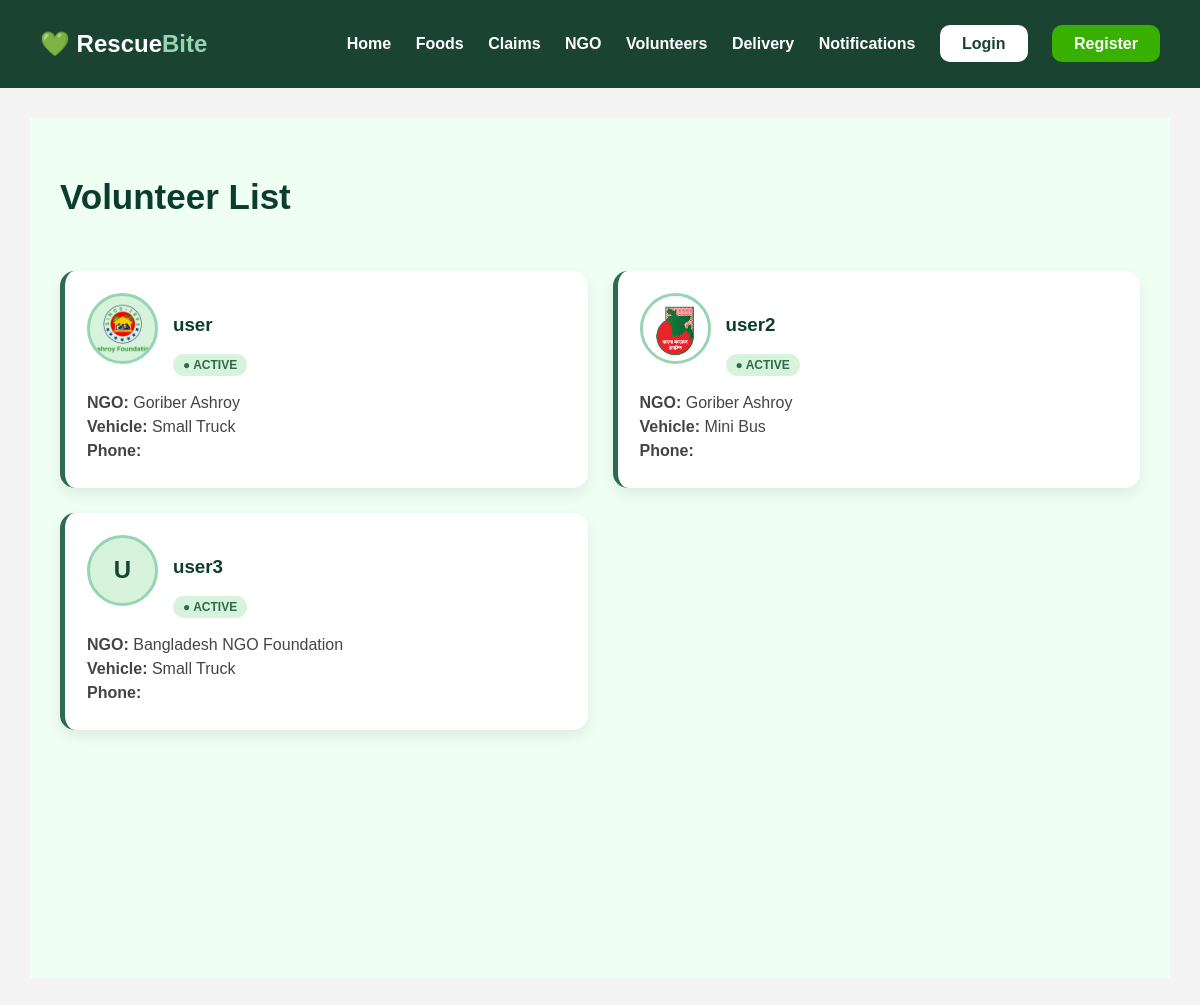
The app's page /ngo/volunteers/, older data.
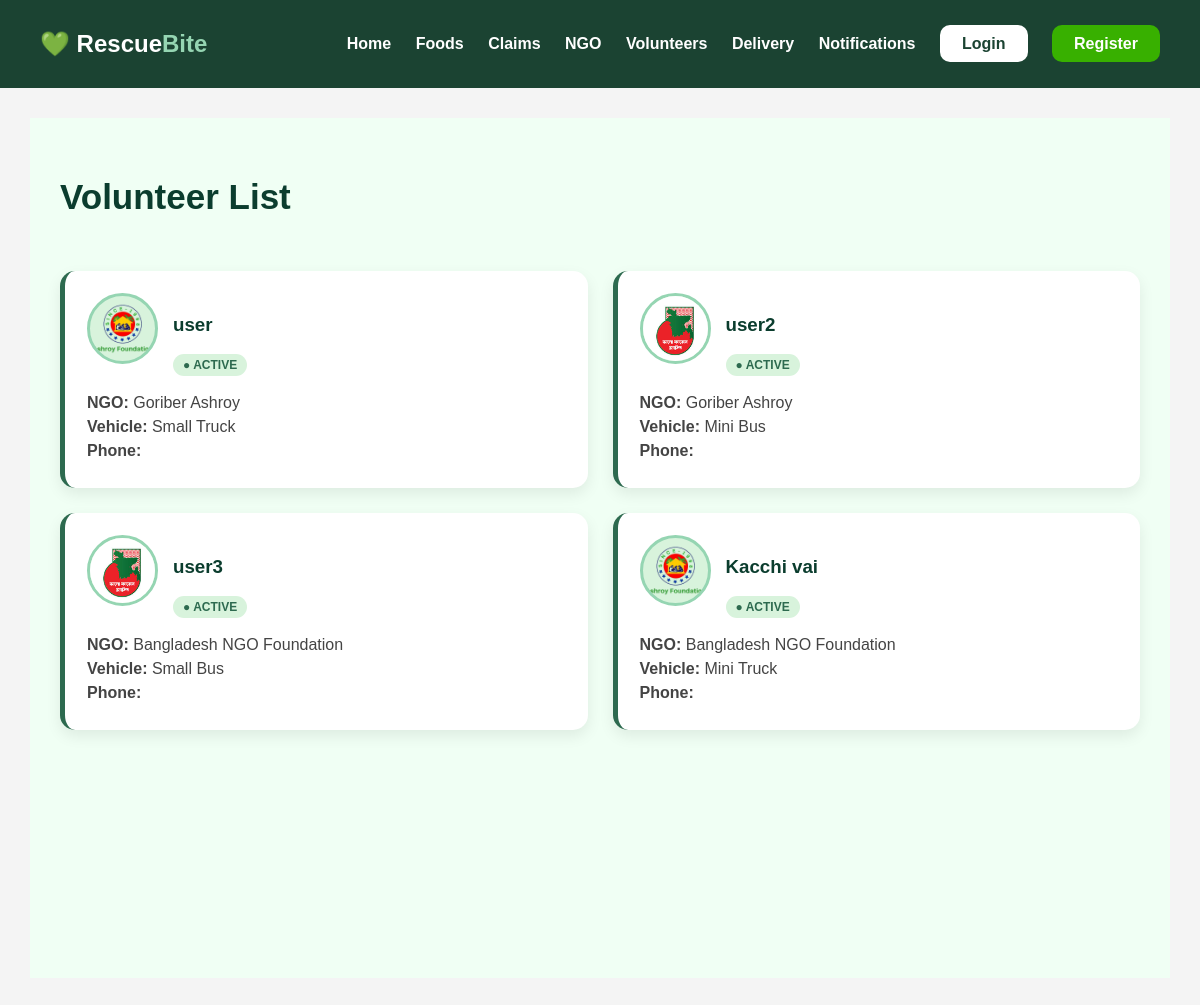
The same page, newer data.
### ngo/models.py (models this page shows, shortened)
class Volunteer(models.Model):
    user = models.OneToOneField(User,
                                on_delete=models.CASCADE)
    ngo = models.ForeignKey(NGO,
                            on_delete=models.CASCADE)
    vehicle = models.CharField(max_length=100)
    image = models.ImageField(upload_to='volunteer_images/', null=True, blank=True)

class NGO(models.Model):
    user = models.OneToOneField(User,
                                on_delete=models.CASCADE)
    ngo_name = models.CharField(max_length=100)

### ngo/views.py (the view)
def volunteer_list(request):
    volunteers = Volunteer.objects.all()
    return render(request,
                  'ngo/volunteer_list.html',
                  {'volunteers': volunteers})

### ngo/templates/ngo/volunteer_list.html (shortened to what this page needs)
{% extends 'base.html' %}
{% load static %}
{% block content %}
<div class="volunteer-page">
    <div class="volunteer-header">
        <h2>Volunteer List</h2>
    </div>
    <div class="volunteer-grid">
        {% for volunteer in volunteers %}
        <div class="volunteer-card">
            <div style="display:flex; align-items:center; gap:15px; margin-bottom:15px;">
                <div class="avatar">
                    {% if volunteer.image %}
                        <img src="{{ volunteer.image.url }}" alt="profile">
                    {% else %}
                        {{ volunteer.user.username|first|upper }}
                    {% endif %}
                </div>
                <div>
                    <h3>{{ volunteer.user.username }}</h3>
                    <span class="status">● ACTIVE</span>
                </div>
            </div>
            <p><b>NGO:</b> {{ volunteer.ngo.ngo_name }}</p>
            <p><b>Vehicle:</b> {{ volunteer.vehicle }}</p>
            <p><b>Phone:</b> {{ volunteer.phone }}</p>
        </div>
        {% empty %}
        <p style="text-align:center; width:100%;">
            No volunteers available.
        </p>
        {% endfor %}
    </div>
</div>
{% endblock %}

### rescuebiteapp/templates/base.html (shortened to what this page needs)
{% load static %}
<!DOCTYPE html>
<html>
<head>
    <link rel="stylesheet" href="{% static 'css/style.css' %}">
</head>
<body>
<div class="navbar">
    <h2 class="logo">
        💚 Rescue<span>Bite</span>
    </h2>
    <div class="nav-links">
        <a href="/">Home</a>
        <a href="/donation/foods/">Foods</a>
        <a href="/donation/claims/">Claims</a>
        <a href="/ngo/ngos/">NGO</a>
        <a href="/ngo/volunteers/">Volunteers</a>
        <a href="/delivery/deliveries/">Delivery</a>
        <a href="/notifications/">Notifications</a>
        <a href="/login/" class="login-btn">Login</a>
        <a href="/register/" class="register-btn">Register</a>
    </div>
</div>
<div class="{% if request.path == '/dashboard/' %}dashboard-page{% else %}container{% endif %}">
    {% block content %}
    {% endblock %}
</div>
</body>
</html>

### static/css/style.css (style rules this page uses)
body { margin:0; font-family:Arial; background:#f4f4f4; }
.navbar { background:#1b4332; padding:10px 40px; display:flex; justify-content:space-between; align-items:center; }
.logo { font-size:24px; color:white; font-weight:bold; }
.logo span { color:#95d5b2; }
.nav-links a { color:white; text-decoration:none; margin-left:20px; font-weight:bold; position:relative; transition:0.3s; }
.container { padding:30px; }
.status { display:inline-block; background:#d8f3dc; color:#1b4332; padding:4px 10px; border-radius:20px; margin-top:8px; font-size:13px; font-weight:bold; }
.avatar { width:65px; height:65px; border-radius:50%; background:#e8e8e8; display:flex; align-items:center; justify-content:center; font-size:24px; font-weight:bold; margin-bottom:15px; }
.volunteer-page { padding: 30px; background: #f0fff4; min-height: 100vh; }
.volunteer-header { display: flex; justify-content: space-between; align-items: center; margin-bottom: 25px; }
.volunteer-header h2 { color: #0b3d2e; font-size: 35px; }
.volunteer-grid { display: grid; grid-template-columns: repeat(2, 1fr); gap: 25px; }
.volunteer-card { background: white; padding: 22px; border-radius: 15px; border-left: 5px solid #2d6a4f; box-shadow: 0 6px 15px rgba(0,0,0,0.08); transition: 0.3s; }
.volunteer-card h3 { color: #0b3d2e; margin-bottom: 10px; }
.volunteer-card p { margin: 6px 0; color: #444; }
.avatar { width: 60px; height: 60px; border-radius: 50%; background: #d8f3dc; display: flex; align-items: center; justify-content: center; font-size: 22px; font-weight: bold; color: #1b4332; border: 3px solid #95d5b2; }
.status { background: #d8f3dc; color: #2d6a4f; padding: 4px 10px; border-radius: 15px; font-size: 12px; }
.avatar { width:65px; height:65px; border-radius:50%; background:#d8f3dc; display:flex; align-items:center; justify-content:center; font-size:24px; font-weight:bold; color:#1b4332; border:3px solid #95d5b2; overflow:hidden; }
.avatar img { width:100%; height:100%; object-fit:cover; }
.login-btn { background:white; color:#1b4332 !important; padding:10px 22px; border-radius:10px; font-weight:bold; transition:0.3s; }
.register-btn { background:#38b000; color:white !important; padding:10px 22px; border-radius:10px; font-weight:bold; transition:0.3s; }
.container { max-width:1400px; margin:auto; }

Row changes from the older to the newer data that the page shows:
changed Volunteer "user3": image: picture added; vehicle "Small Truck" → "Small Bus"; user.username|first "U" → (not shown)
added Volunteer: image (picture), user.username "Kacchi vai", ngo.ngo_name "Bangladesh NGO Foundation", vehicle "Mini Truck"
